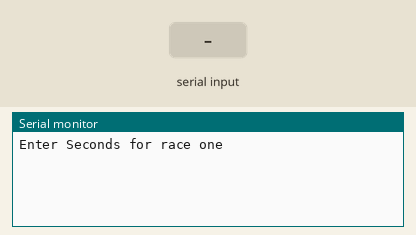
Recording of a sketch running on a simulated Arduino Uno, built with avr-gcc and run on an emulated ATmega328P. On the bench: the last lines printed to the serial monitor. The test bench sets the inputs (shaded band).

Above: at 1.2 s.
1.3 s: "90,45\n" received over Serial
At 2.1 s:
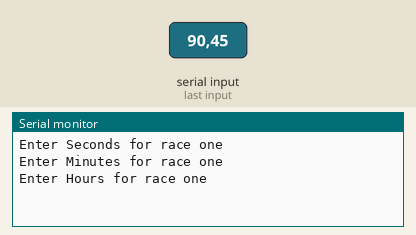
2.8 s: "30,150\n" received over Serial
At 3.6 s:
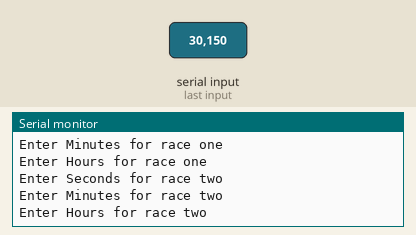
4.3 s: "5\n" received over Serial
At 6.5 s:
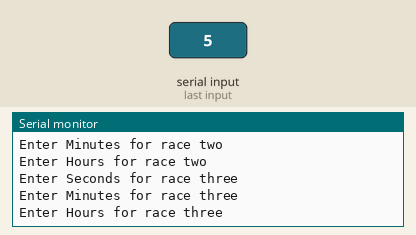
6.8 s: "90\n" received over Serial
At 8.2 s:
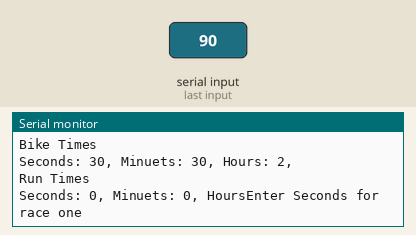

Measured:
- after the input at 1.3 s, the serial monitor: prints a new line at once (image 1)
- after the input at 2.8 s, the serial monitor: prints a new line at once (image 2)
- after the input at 4.3 s, the serial monitor: prints a new line at once (image 3)
- after the input at 6.8 s, the serial monitor: prints a new line at once (image 4)

The sketch:

WS3.ino
```cpp
void setup() {
  // put your setup code here, to run once:
  Serial.begin(9600);

}

void loop() {
  // put your main code here, to run repeatedly:
  runprogram();
}

void runprogram(){
  long results[3][3] = {{ 0, 0, 0 },
                     { 0, 0, 0 },
                     { 0, 0, 0 }};
  int x;
  int y;
  int temp;
  long totalseconds [] = {0,0,0};
  String names[] = {"Swim","Bike","Run","Total"};
  String units[] = {"Seconds: ", "Minuets: ", "Hours: "};

  Serial.println("Enter Seconds for race one");
  results[0][0] = getInput();
  Serial.println("Enter Minutes for race one");
  results[0][1] = getInput();
  Serial.println("Enter Hours for race one");
  results[0][2] = getInput();
  Serial.println("Enter Seconds for race two");
  results[1][0] = getInput();
  Serial.println("Enter Minutes for race two");
  results[1][1] = getInput();
  Serial.println("Enter Hours for race two");
  results[1][2] = getInput();
  Serial.println("Enter Seconds for race three");
  results[2][0] = getInput();
  Serial.println("Enter Minutes for race three");
  results[2][1] = getInput();
  Serial.println("Enter Hours for race three");
  results[2][2] = getInput();


  totalseconds[0] = results[0][0]+(results[0][1] * 60) + (results[0][2] * 3600);
  totalseconds[1] = results[1][0]+(results[1][1] * 60) + (results[1][2] * 3600);
  totalseconds[2] = results[2][1]+(results[2][1] * 60) + (results[2][2] * 3600);


  for( x = 0; x < 3; x = x + 1){
    results[x][2] = totalseconds[x] /3600;
    temp = totalseconds[x]%3600;
    results[x][1] = temp /60;
    results[x][0] = temp %60;
    Serial.println(totalseconds[x]);

  }
  for( x = 0; x < 3; x = x + 1){
    Serial.println();
    Serial.println(names[x] + " Times");
    for( y = 0; y < 3; y = y + 1){
       Serial.print(units[y] + results[x][y]+ ", ");
    }
  }
  Serial.println();
  for( x = 0; x < 3; x = x + 1){
  temp = 0;
  for( y = 0; y < 3; y = y + 1){
    temp = temp + results[y][x];

  }
   Serial.println("Total " +units[x] + temp);
}

}

int getInput(){
  int iValue;
  while (!Serial.available()) {
  //wait for a the user to enter a value
  ;
  }
  iValue = Serial.parseInt();
  return iValue;
}
```
